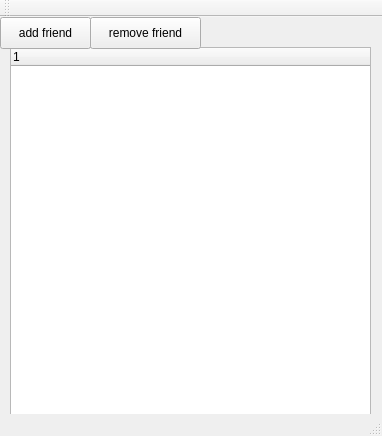
<?xml version="1.0" encoding="UTF-8"?>
<ui version="4.0">
 <class>MainWindow</class>
 <widget class="QMainWindow" name="MainWindow">
  <property name="geometry">
   <rect>
    <x>0</x>
    <y>0</y>
    <width>382</width>
    <height>436</height>
   </rect>
  </property>
  <property name="sizePolicy">
   <sizepolicy hsizetype="Fixed" vsizetype="Fixed">
    <horstretch>0</horstretch>
    <verstretch>0</verstretch>
   </sizepolicy>
  </property>
  <property name="minimumSize">
   <size>
    <width>382</width>
    <height>436</height>
   </size>
  </property>
  <property name="maximumSize">
   <size>
    <width>382</width>
    <height>436</height>
   </size>
  </property>
  <property name="baseSize">
   <size>
    <width>400</width>
    <height>553</height>
   </size>
  </property>
  <property name="windowTitle">
   <string>nodeChat</string>
  </property>
  <widget class="QWidget" name="centralWidget">
   <widget class="QTreeWidget" name="friendTree">
    <property name="geometry">
     <rect>
      <x>10</x>
      <y>30</y>
      <width>361</width>
      <height>371</height>
     </rect>
    </property>
    <column>
     <property name="text">
      <string notr="true">1</string>
     </property>
    </column>
   </widget>
   <widget class="QPushButton" name="btnAddFriend">
    <property name="geometry">
     <rect>
      <x>0</x>
      <y>0</y>
      <width>91</width>
      <height>32</height>
     </rect>
    </property>
    <property name="text">
     <string>add friend</string>
    </property>
   </widget>
   <widget class="QPushButton" name="btnRemoveFriend">
    <property name="geometry">
     <rect>
      <x>90</x>
      <y>0</y>
      <width>111</width>
      <height>32</height>
     </rect>
    </property>
    <property name="text">
     <string>remove friend</string>
    </property>
   </widget>
  </widget>
  <widget class="QToolBar" name="mainToolBar">
   <attribute name="toolBarArea">
    <enum>TopToolBarArea</enum>
   </attribute>
   <attribute name="toolBarBreak">
    <bool>false</bool>
   </attribute>
  </widget>
  <widget class="QStatusBar" name="statusBar"/>
  <action name="actionFriend">
   <property name="text">
    <string>friend</string>
   </property>
  </action>
 </widget>
 <layoutdefault spacing="6" margin="11"/>
 <resources/>
 <connections/>
</ui>
